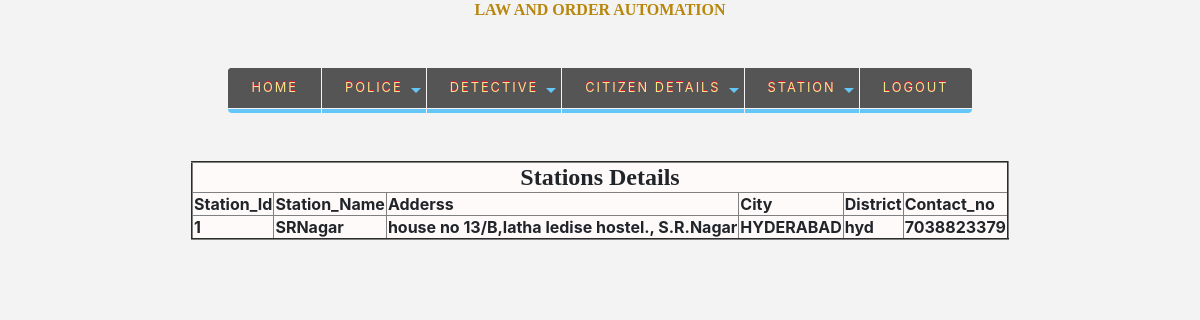
The page /viwestation/ on the database its author committed.
### app/models.py (models this page shows)
class Station(models.Model):
    station_id= models.IntegerField(primary_key=True)
    station_name=models.CharField(max_length=20)
    address= models.CharField(max_length=100)
    city=models.CharField(max_length=20)
    district=models.CharField(max_length=20)
    contact_no=models.IntegerField()

### templates/viwestation.html (shortened to what this page needs)
{% load staticfiles %}
<doctype html>
<html lang="en">
  <head>
    <link rel="stylesheet" href="https://stackpath.bootstrapcdn.com/bootstrap/4.3.1/css/bootstrap.min.css">
   </head>
  <body>
{% load staticfiles %}
{% include 'head.html' %}<br><br>
<link rel="stylesheet" href="{% static 'css/nav.css' %}">
<div class="container">
  <nav>
  <ul class="nav">
    <li><a href="/index/">Home</a></li>
         <li><a href="#">Police</a>
               </li>
    <li><a href="#">Detective</a>
    </li>
        <li><a href="#">Citizen Details</a>
        </li>
       <li><a href="#">Station</a>
       </li>
       <li><a href="/index/">Logout</a></li>
      </ul>
   </nav>
</div><br>
<br>
<center>
<table align="centre" bgcolor="#fffafa" border="2">
 <tr>
        <th colspan="6"><center><font size="5" face="Arial Black">
            Stations Details</font></center>
        </th>
    <tr>
        <th>Station_Id</th>
        <th>Station_Name</th>
        <th>Adderss</th>
        <th>City</th>
        <th>District</th>
        <th>Contact_no</th>
        </tr>
    {%  for x in object_list %}
    <tr>
        <th>{{ x.station_id }}</th>
        <th>{{ x.station_name }}</th>
        <th>{{ x.address }}</th>
        <th>{{ x.city }}</th>
        <th>{{ x.district }}</th>
        <th>{{ x.contact_no }}</th>
        </tr>
    {% endfor %}
</table></center>
  </body>
</html></doctype>

### app/static/css/nav.css (style rules this page uses)
body { background-color: rgba(225, 225, 225, 0.37); }
nav { display: block; text-align: center; }
nav ul { margin: 0; padding:0; list-style: none; }
.nav a { display:block; background: #555555; color: khaki; text-decoration: none; padding: 0.8em 1.8em; text-transform: uppercase; font-size: 80%; letter-spacing: 2px; text-shadow: 0 -1px 0 crimson; position: relative; }
.nav { vertical-align: top; display: inline-block; box-shadow: 1px -1px -1px 1px #555555, -1px 1px -1px 1px #555555, 0 0 3px 3px #9CECFB; border-radius:6px; }
.nav li { position: relative; }
.nav > li { float: left; border-bottom: 4px #65C7F7 solid; margin-right: 1px; }
.nav > li > a { margin-bottom: 1px; box-shadow: inset 0 2em .33em -0.5em #555555; }
.nav > li:first-child { border-radius: 4px 0 0 4px; }
.nav > li:first-child > a { border-radius: 4px 0 0 0; }
.nav > li:last-child { border-radius: 0 0 4px 0; margin-right: 0; }
.nav > li:last-child > a { border-radius: 0 4px 0 0; }
.nav li a:first-child:nth-last-child(2):before { content: ""; position: absolute; height: 0; width: 0; border: 5px solid transparent; top: 50% ; right:5px; }
.nav > li > a:first-child:nth-last-child(2):before { border-top-color: #65C7F7; }

### rows shown on the page
Station: station_id "1", station_name "SRNagar", address "house no 13/B,latha ledise hostel., S.R.Nagar", city "HYDERABAD", district "hyd", contact_no "7038823379"
